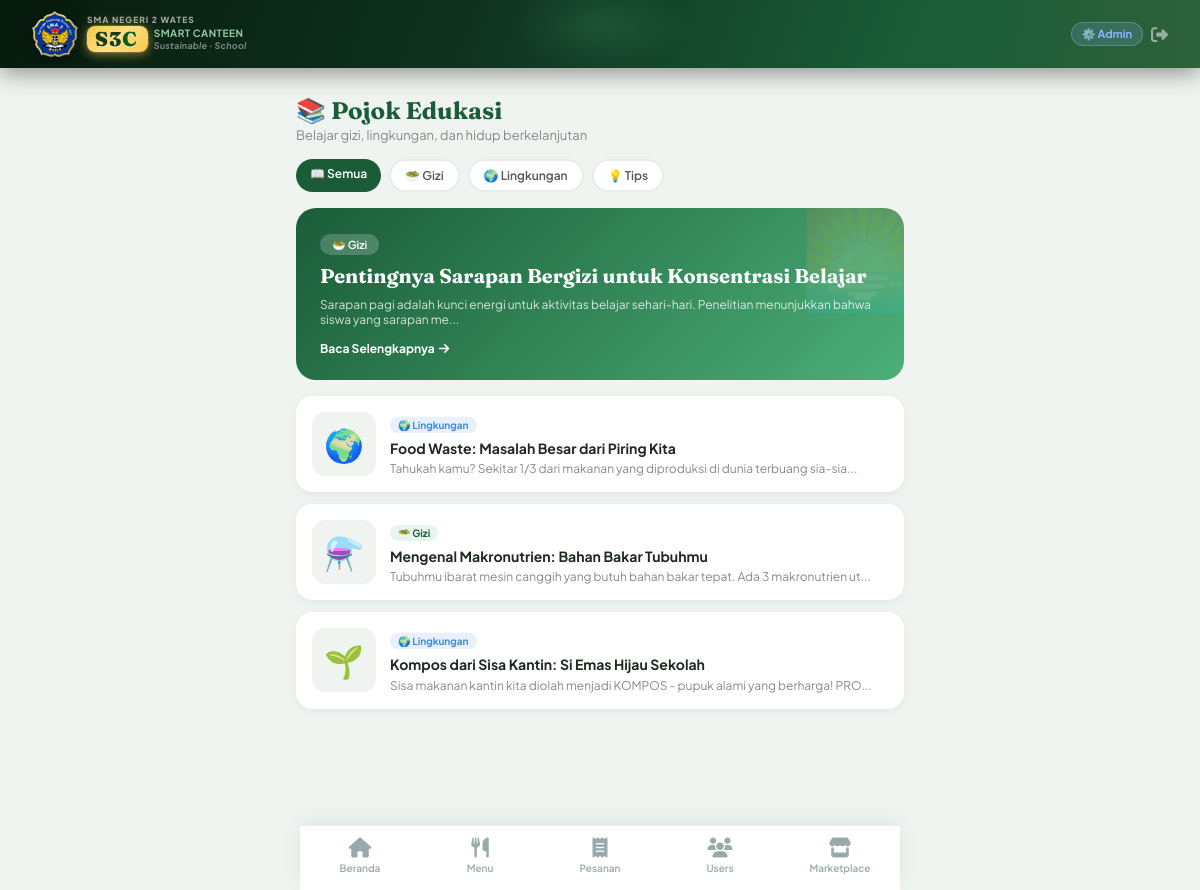
The page /education (signed in) on the database as committed earlier.
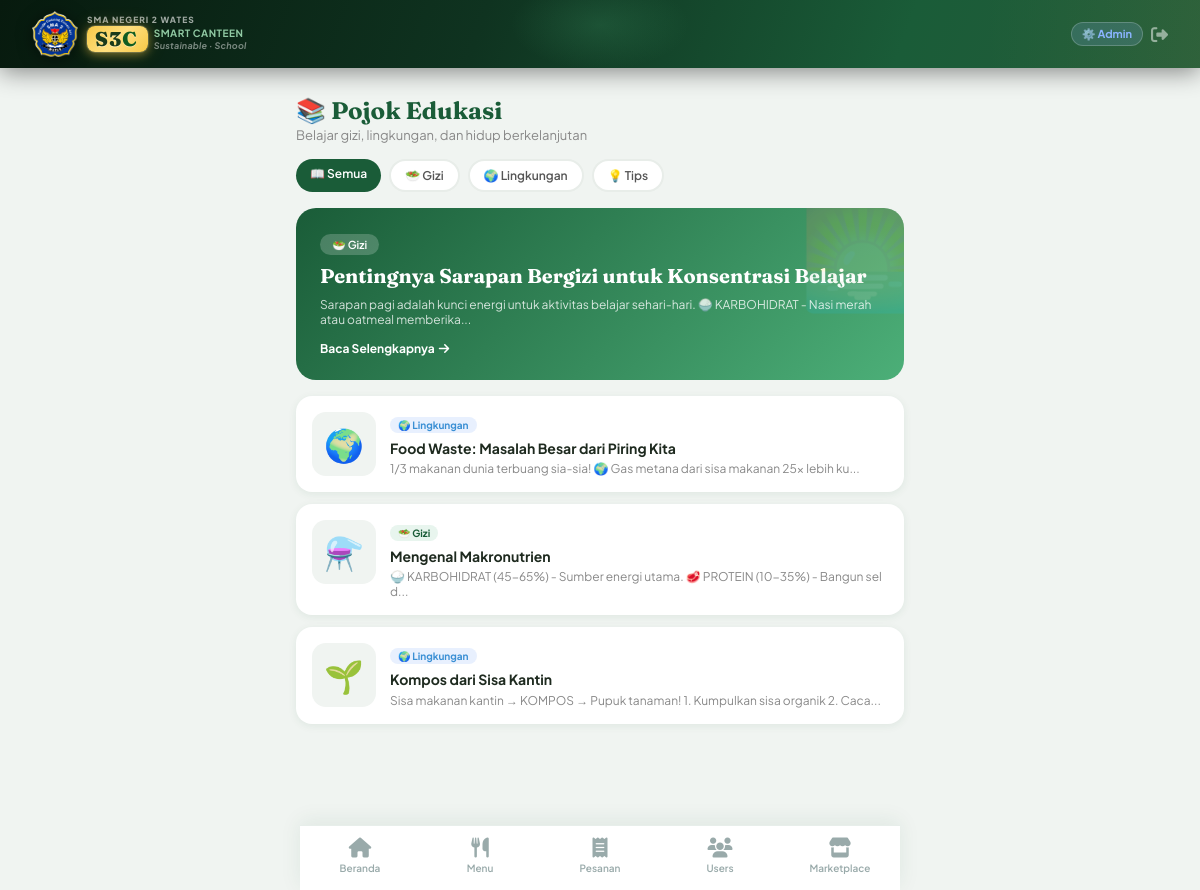
The same page on the database as committed later.
### tables this page shows
CREATE TABLE education_posts (
            id INTEGER PRIMARY KEY AUTOINCREMENT,
            title TEXT NOT NULL, content TEXT NOT NULL,
            category TEXT, image_emoji TEXT DEFAULT '📚', author_id INTEGER,
            created_at TEXT DEFAULT (datetime('now'))
        );

### app.py (the view)
@app.route('/education')
def education():
    if 'user_id' not in session: return redirect(url_for('login'))
    cat   = request.args.get('category','all')
    posts = query_db('SELECT * FROM education_posts WHERE category=? ORDER BY created_at DESC',[cat]) \
            if cat != 'all' else query_db('SELECT * FROM education_posts ORDER BY created_at DESC')
    return render_template('student/education.html',posts=posts,category=cat)

### app.py (called while the page is built)
def get_db():
    db = getattr(g, '_database', None)
    if db is None:
        db = g._database = sqlite3.connect(DATABASE)
        db.row_factory = sqlite3.Row
        db.execute("PRAGMA foreign_keys = ON")
    return db

@app.teardown_appcontext
def close_connection(exc):
    db = getattr(g, '_database', None)
    if db: db.close()

def query_db(q, args=(), one=False, commit=False):
    db = get_db()
    cur = db.execute(q, args)
    if commit:
        db.commit()
        return cur.lastrowid
    rv = cur.fetchall()
    return (rv[0] if rv else None) if one else rv

### templates/student/education.html (shortened to what this page needs)
{% extends 'base.html' %}
{% block content %}
<div class="page-header">
    <div class="page-title">📚 Pojok Edukasi</div>
    <div class="page-subtitle">Belajar gizi, lingkungan, dan hidup berkelanjutan</div>
</div>
<div class="section" style="padding-bottom:0;">
    <div style="display:flex;gap:8px;">
        {% for cat, label, emoji in [('all','Semua','📖'),('gizi','Gizi','🥗'),('lingkungan','Lingkungan','🌍'),('tips','Tips','💡')] %}
        <a href="{{ url_for('education', category=cat) }}"
           style="flex-shrink:0;padding:7px 14px;border-radius:20px;font-size:12px;font-weight:600;text-decoration:none;
                  {% if category == cat %}background:#1a5c38;color:white;{% else %}background:white;color:#555;border:2px solid #e8ede9;{% endif %}">
            {{ emoji }} {{ label }}
        </a>
        {% endfor %}
    </div>
</div>
<div class="section">
    {% if posts %}
    {% set fp = posts[0] %}
    <a href="{{ url_for('education_detail', post_id=fp.id) }}" style="text-decoration:none;display:block;margin-bottom:16px;">
        <div style="background:linear-gradient(135deg,#1a5c38,#4caf78);border-radius:20px;padding:24px;color:white;position:relative;overflow:hidden;">
            <div style="position:absolute;top:-20px;right:-20px;font-size:100px;opacity:0.15;">{{ fp.image_emoji }}</div>
            <span style="background:rgba(255,255,255,0.2);padding:4px 12px;border-radius:20px;font-size:11px;font-weight:600;">
                {% if fp.category == 'gizi' %}🥗 Gizi{% elif fp.category == 'lingkungan' %}🌍 Lingkungan{% else %}💡 Tips{% endif %}
            </span>
            <div style="font-family:'Fraunces',serif;font-size:20px;font-weight:700;margin:10px 0 8px;line-height:1.3;">{{ fp.title }}</div>
            <div style="font-size:12px;opacity:0.8;">{{ fp.content[:120] }}...</div>
            <div style="margin-top:14px;font-size:12px;font-weight:700;display:flex;align-items:center;gap:4px;">Baca Selengkapnya <i class="fas fa-arrow-right"></i></div>
        </div>
    </a>
    <div style="display:grid;gap:12px;">
        {% for post in posts[1:] %}
        <a href="{{ url_for('education_detail', post_id=post.id) }}" style="text-decoration:none;">
            <div style="background:white;border-radius:16px;padding:16px;display:flex;gap:14px;box-shadow:0 2px 8px rgba(26,92,56,0.08);">
                <div style="width:64px;height:64px;border-radius:14px;background:#f0f4f1;display:flex;align-items:center;justify-content:center;font-size:32px;flex-shrink:0;">{{ post.image_emoji }}</div>
                <div style="flex:1;min-width:0;">
                    <span style="font-size:10px;font-weight:700;
                        {% if post.category == 'gizi' %}color:#1a5c38;background:#e8f5ee;
                        {% elif post.category == 'lingkungan' %}color:#3a8fd4;background:#e8f0fe;
                        {% else %}color:#8b6914;background:#fff8e8;{% endif %}
                        padding:2px 8px;border-radius:20px;">
                        {% if post.category == 'gizi' %}🥗 Gizi{% elif post.category == 'lingkungan' %}🌍 Lingkungan{% else %}💡 Tips{% endif %}
                    </span>
                    <div style="font-weight:700;font-size:14px;color:#1e2a1f;margin:6px 0 4px;line-height:1.3;">{{ post.title }}</div>
                    <div style="font-size:12px;color:#888;">{{ post.content[:80] }}...</div>
                </div>
            </div>
        </a>
        {% endfor %}
    </div>
    {% else %}
    <div class="empty-state">
        <i class="fas fa-book-open"></i>
        <p>Belum ada artikel tersedia</p>
    </div>
    {% endif %}
</div>
{% endblock %}

Rows that differ between the two databases and show on the page:
changed education_posts "Food Waste: Masalah Besar dari Piring Kita": content "Tahukah kamu? Sekitar 1/3 dari makanan yang diproduksi di dunia terbuang sia-sia" → "1/3 makanan dunia terbuang sia-sia! 🌍 Gas metana dari sisa makanan 25x lebih ku"
changed education_posts "Pentingnya Sarapan Bergizi untuk Konsentrasi Belajar": content "Sarapan pagi adalah kunci energi untuk aktivitas belajar sehari-hari. Penelitian menunjukkan bahwa siswa yang sarapan me" → "Sarapan pagi adalah kunci energi untuk aktivitas belajar sehari-hari. 🍚 KARBOHIDRAT - Nasi merah atau oatmeal memberika"
changed education_posts: title "Mengenal Makronutrien: Bahan Bakar Tubuhmu" → "Mengenal Makronutrien"; content "Tubuhmu ibarat mesin canggih yang butuh bahan bakar tepat. Ada 3 makronutrien ut" → "🍚 KARBOHIDRAT (45-65%) - Sumber energi utama. 🥩 PROTEIN (10-35%) - Bangun sel d"
changed education_posts: title "Kompos dari Sisa Kantin: Si Emas Hijau Sekolah" → "Kompos dari Sisa Kantin"; content "Sisa makanan kantin kita diolah menjadi KOMPOS - pupuk alami yang berharga! PRO" → "Sisa makanan kantin → KOMPOS → Pupuk tanaman! 1. Kumpulkan sisa organik 2. Caca"
